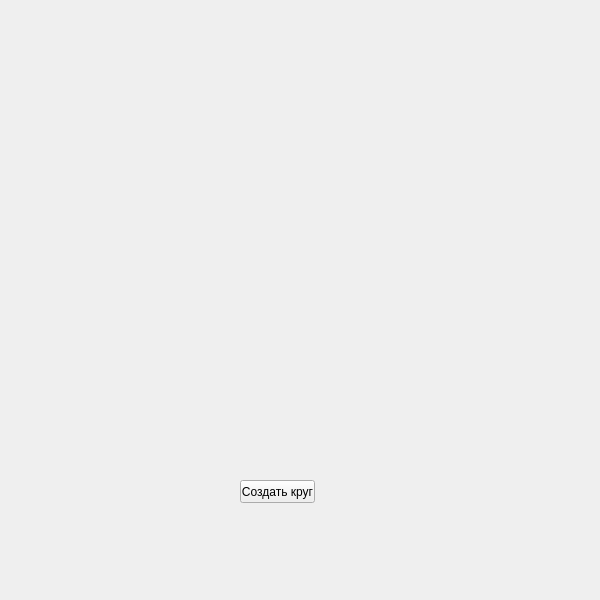
<?xml version="1.0" encoding="UTF-8"?>
<ui version="4.0">
 <class>Form</class>
 <widget class="QWidget" name="Form">
  <property name="geometry">
   <rect>
    <x>0</x>
    <y>0</y>
    <width>600</width>
    <height>600</height>
   </rect>
  </property>
  <property name="windowTitle">
   <string>Form</string>
  </property>
  <widget class="QPushButton" name="pushButton">
   <property name="geometry">
    <rect>
     <x>240</x>
     <y>480</y>
     <width>75</width>
     <height>23</height>
    </rect>
   </property>
   <property name="text">
    <string>Создать круг</string>
   </property>
  </widget>
 </widget>
 <resources/>
 <connections/>
</ui>
